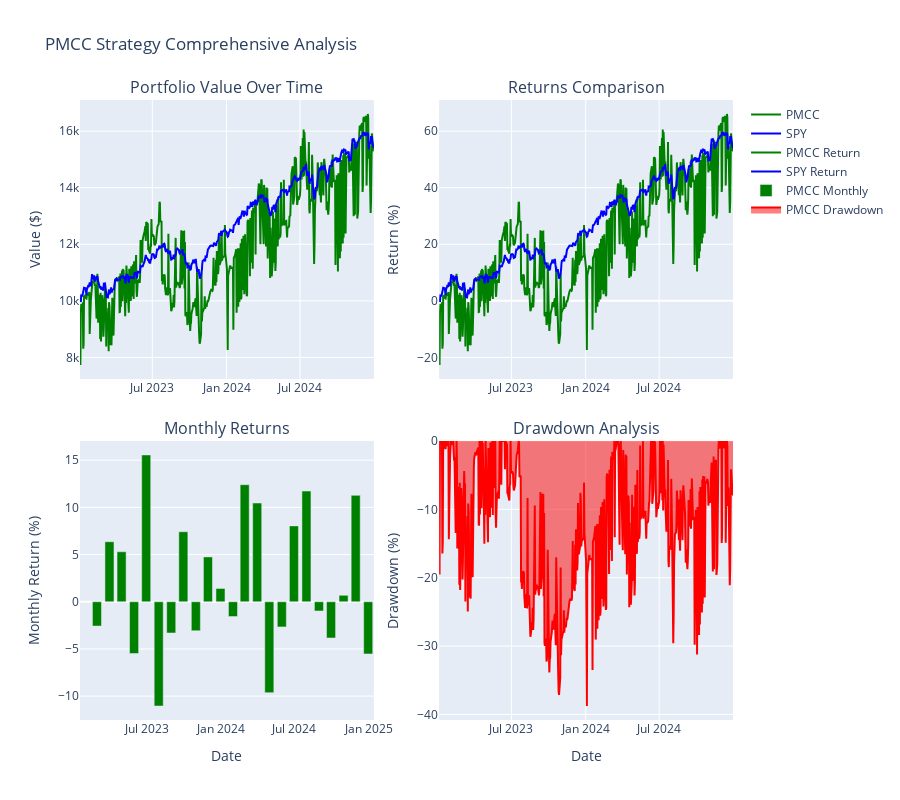

Notebook cell for this chart:
### Markdown cell above
## 5. Visualization

### Code cell
# Create comprehensive visualization
fig = make_subplots(
    rows=2, cols=2,
    subplot_titles=('Portfolio Value Over Time', 'Returns Comparison',
                    'Monthly Returns', 'Drawdown Analysis'),
    vertical_spacing=0.1,
    horizontal_spacing=0.1
)

# 1. Portfolio values
fig.add_trace(
    go.Scatter(x=pmcc_results['date'], y=pmcc_results['total_value'],
               name='PMCC', line=dict(color='green')),
    row=1, col=1
)

spy_portfolio = spy_shares * spy_data['underlying_price']
fig.add_trace(
    go.Scatter(x=spy_data['date'], y=spy_portfolio,
               name='SPY', line=dict(color='blue')),
    row=1, col=1
)

# 2. Returns comparison
fig.add_trace(
    go.Scatter(x=pmcc_results['date'], y=pmcc_results['return_pct'],
               name='PMCC Return', line=dict(color='green')),
    row=1, col=2
)

spy_returns = (spy_portfolio / initial_capital - 1) * 100
fig.add_trace(
    go.Scatter(x=spy_data['date'], y=spy_returns,
               name='SPY Return', line=dict(color='blue')),
    row=1, col=2
)

# 3. Monthly returns
pmcc_monthly = pmcc_results.set_index('date')['total_value'].resample('M').last().pct_change() * 100
spy_monthly = spy_portfolio.resample('M').last().pct_change() * 100 if isinstance(spy_portfolio.index, pd.DatetimeIndex) else pd.Series()

fig.add_trace(
    go.Bar(x=pmcc_monthly.index, y=pmcc_monthly.values,
           name='PMCC Monthly', marker_color='green'),
    row=2, col=1
)

# 4. Drawdown
pmcc_cummax = pmcc_results['total_value'].expanding().max()
pmcc_dd = (pmcc_results['total_value'] - pmcc_cummax) / pmcc_cummax * 100

fig.add_trace(
    go.Scatter(x=pmcc_results['date'], y=pmcc_dd,
               name='PMCC Drawdown', fill='tozeroy',
               line=dict(color='red')),
    row=2, col=2
)

# Update layout
fig.update_layout(
    title='PMCC Strategy Comprehensive Analysis',
    height=800,
    showlegend=True
)

fig.update_xaxes(title_text='Date', row=2, col=1)
fig.update_xaxes(title_text='Date', row=2, col=2)
fig.update_yaxes(title_text='Value ($)', row=1, col=1)
fig.update_yaxes(title_text='Return (%)', row=1, col=2)
fig.update_yaxes(title_text='Monthly Return (%)', row=2, col=1)
fig.update_yaxes(title_text='Drawdown (%)', row=2, col=2)

fig.show()

### Figure 1 — Plotly figure (JSON) as saved in the notebook; plotly's stock layout.template omitted (floating-point values rounded to 4 significant figures; data arrays with more than 128 entries replaced by an {"elided": "..."} marker saying what was removed)
{"data": [{"line": {"color": "green"}, "name": "PMCC", "type": "scatter", "x": {"elided": "502 str values"}, "xaxis": "x", "y": {"elided": "502 float values"}, "yaxis": "y"}, {"line": {"color": "blue"}, "name": "SPY", "type": "scatter", "x": {"elided": "502 str values"}, "xaxis": "x", "y": {"elided": "502 float values"}, "yaxis": "y"}, {"line": {"color": "green"}, "name": "PMCC Return", "type": "scatter", "x": {"elided": "502 str values"}, "xaxis": "x2", "y": {"elided": "502 float values"}, "yaxis": "y2"}, {"line": {"color": "blue"}, "name": "SPY Return", "type": "scatter", "x": {"elided": "502 str values"}, "xaxis": "x2", "y": {"elided": "502 float values"}, "yaxis": "y2"}, {"marker": {"color": "green"}, "name": "PMCC Monthly", "type": "bar", "x": ["2023-01-31T00:00:00", "2023-02-28T00:00:00", "2023-03-31T00:00:00", "2023-04-30T00:00:00", "2023-05-31T00:00:00", "2023-06-30T00:00:00", "2023-07-31T00:00:00", "2023-08-31T00:00:00", "2023-09-30T00:00:00", "2023-10-31T00:00:00", "2023-11-30T00:00:00", "2023-12-31T00:00:00", "2024-01-31T00:00:00", "2024-02-29T00:00:00", "2024-03-31T00:00:00", "2024-04-30T00:00:00", "2024-05-31T00:00:00", "2024-06-30T00:00:00", "2024-07-31T00:00:00", "2024-08-31T00:00:00", "2024-09-30T00:00:00", "2024-10-31T00:00:00", "2024-11-30T00:00:00", "2024-12-31T00:00:00"], "xaxis": "x3", "y": [NaN, -2.579, 6.36, 5.297, -5.483, 15.55, -11.05, -3.312, 7.418, -3.074, 4.753, 1.414, -1.574, 12.4, 10.46, -9.632, -2.665, 8.038, 11.73, -0.9757, -3.842, 0.6785, 11.27, -5.532], "yaxis": "y3"}, {"fill": "tozeroy", "line": {"color": "red"}, "name": "PMCC Drawdown", "type": "scatter", "x": {"elided": "502 str values"}, "xaxis": "x4", "y": {"elided": "502 float values"}, "yaxis": "y4"}], "layout": {"annotations": [{"font": {"size": 16}, "showarrow": false, "text": "Portfolio Value Over Time", "x": 0.225, "xanchor": "center", "xref": "paper", "y": 1.0, "yanchor": "bottom", "yref": "paper"}, {"font": {"size": 16}, "showarrow": false, "text": "Returns Comparison", "x": 0.775, "xanchor": "center", "xref": "paper", "y": 1.0, "yanchor": "bottom", "yref": "paper"}, {"font": {"size": 16}, "showarrow": false, "text": "Monthly Returns", "x": 0.225, "xanchor": "center", "xref": "paper", "y": 0.45, "yanchor": "bottom", "yref": "paper"}, {"font": {"size": 16}, "showarrow": false, "text": "Drawdown Analysis", "x": 0.775, "xanchor": "center", "xref": "paper", "y": 0.45, "yanchor": "bottom", "yref": "paper"}], "height": 800, "showlegend": true, "title": {"text": "PMCC Strategy Comprehensive Analysis"}, "xaxis": {"anchor": "y", "domain": [0.0, 0.45]}, "xaxis2": {"anchor": "y2", "domain": [0.55, 1.0]}, "xaxis3": {"anchor": "y3", "domain": [0.0, 0.45], "title": {"text": "Date"}}, "xaxis4": {"anchor": "y4", "domain": [0.55, 1.0], "title": {"text": "Date"}}, "yaxis": {"anchor": "x", "domain": [0.55, 1.0], "title": {"text": "Value ($)"}}, "yaxis2": {"anchor": "x2", "domain": [0.55, 1.0], "title": {"text": "Return (%)"}}, "yaxis3": {"anchor": "x3", "domain": [0.0, 0.45], "title": {"text": "Monthly Return (%)"}}, "yaxis4": {"anchor": "x4", "domain": [0.0, 0.45], "title": {"text": "Drawdown (%)"}}}}
